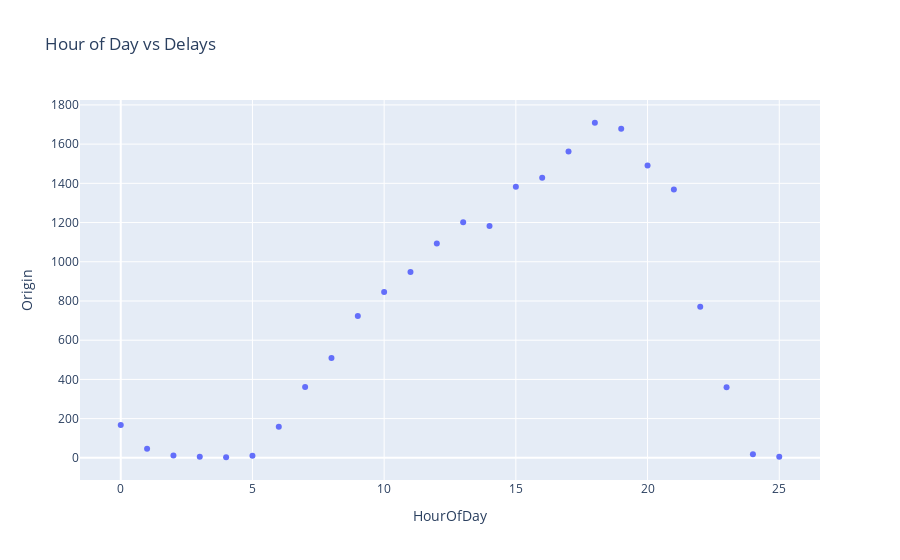

Source (notebook cell):
### Code cell
fig = pe.scatter(train_df.query("dep_delayed_15min=='Y'").groupby('HourOfDay', observed=True)['Origin'].count().reset_index()
                 , x= 'HourOfDay', y='Origin', title='Hour of Day vs Delays')
fig.show()

### Figure 1 — Plotly figure (JSON) as saved in the notebook; plotly's stock layout.template omitted (floating-point values rounded to 4 significant figures)
{"data": [{"hovertemplate": "HourOfDay=%{x}<br>Origin=%{y}<extra></extra>", "legendgroup": "", "marker": {"color": "#636efa", "symbol": "circle"}, "mode": "markers", "name": "", "orientation": "v", "showlegend": false, "type": "scatter", "x": [0, 1, 2, 3, 4, 5, 6, 7, 8, 9, 10, 11, 12, 13, 14, 15, 16, 17, 18, 19, 20, 21, 22, 23, 24, 25], "xaxis": "x", "y": [168, 46, 12, 5, 3, 11, 159, 361, 509, 724, 846, 948, 1093, 1201, 1183, 1383, 1429, 1563, 1709, 1678, 1491, 1368, 770, 360, 18, 6], "yaxis": "y"}], "layout": {"legend": {"tracegroupgap": 0}, "title": {"text": "Hour of Day vs Delays"}, "xaxis": {"anchor": "y", "domain": [0, 1], "title": {"text": "HourOfDay"}}, "yaxis": {"anchor": "x", "domain": [0, 1], "title": {"text": "Origin"}}}}
